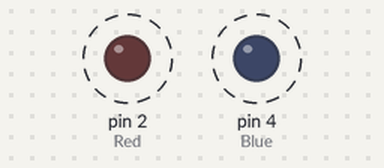
This sketch was run on a simulated Arduino Uno, built with avr-gcc and run on an emulated ATmega328P. Parts: output pins drawn as LEDs (lit = HIGH). Dashed ring = blinking.

Above: at 0.5 s.
Timing chart, 0 to 4.6 s (numbered marks = the images above):
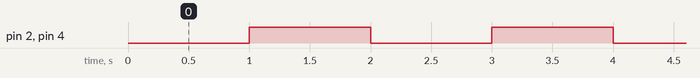

Measured:
- by itself, pin 2 (Red), pin 4 (Blue): alternates HIGH for 1.0 s and LOW for 1.0 s

The sketch:

5LS.ino
```cpp
// Defines

#define Red 2
#define Blue 4

// Variables

bool ToggleR = false;
bool ToggleB = false;
unsigned long  LastTR = 0;
unsigned long  LastTB = 0;
int RT = 1000;
int BT = 1000;

// Functions

void setup() {
  pinMode(Red, OUTPUT);
  pinMode(Blue, OUTPUT);
  digitalWrite(Red, LOW);
  digitalWrite(Blue, LOW);
}

void loop() {
  ToggleLed();
}
void ToggleLed() {

    if (millis() - LastTR >= RT) {
    LastTR = millis();
    TR();
  }
  if (millis() - LastTB >= BT) {
    LastTB = millis();
    TB();
  }
}
void TR() {
  if (!ToggleR) {
    digitalWrite(Red, HIGH);
    ToggleR = true;
  } else {
    digitalWrite(Red, LOW);
    ToggleR = false;
  }
}
void TB() {
  if (!ToggleB) {
    digitalWrite(Blue, HIGH);
    ToggleB = true;
  } else {
    digitalWrite(Blue, LOW);
    ToggleB = false;
  }
}
```
